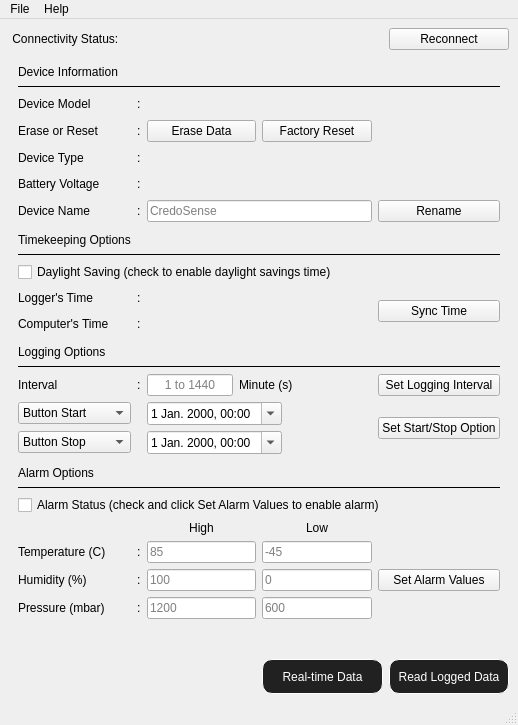
<?xml version="1.0" encoding="UTF-8"?>
<ui version="4.0">
 <class>MainWindow</class>
 <widget class="QMainWindow" name="MainWindow">
  <property name="enabled">
   <bool>true</bool>
  </property>
  <property name="geometry">
   <rect>
    <x>0</x>
    <y>0</y>
    <width>518</width>
    <height>725</height>
   </rect>
  </property>
  <property name="sizePolicy">
   <sizepolicy hsizetype="Preferred" vsizetype="Preferred">
    <horstretch>0</horstretch>
    <verstretch>0</verstretch>
   </sizepolicy>
  </property>
  <property name="minimumSize">
   <size>
    <width>100</width>
    <height>50</height>
   </size>
  </property>
  <property name="maximumSize">
   <size>
    <width>16777215</width>
    <height>16777215</height>
   </size>
  </property>
  <property name="windowTitle">
   <string>CredoWare</string>
  </property>
  <property name="autoFillBackground">
   <bool>false</bool>
  </property>
  <property name="locale">
   <locale language="English" country="Canada"/>
  </property>
  <property name="tabShape">
   <enum>QTabWidget::Rounded</enum>
  </property>
  <widget class="QWidget" name="centralwidget">
   <layout class="QGridLayout" name="gridLayout">
    <item row="1" column="1" colspan="2">
     <widget class="QLabel" name="label_device_id">
      <property name="font">
       <font>
        <family>Arial</family>
        <weight>50</weight>
        <bold>false</bold>
       </font>
      </property>
      <property name="frameShape">
       <enum>QFrame::NoFrame</enum>
      </property>
      <property name="text">
       <string/>
      </property>
      <property name="textInteractionFlags">
       <set>Qt::NoTextInteraction</set>
      </property>
     </widget>
    </item>
    <item row="2" column="0" colspan="4">
     <widget class="QScrollArea" name="scrollArea">
      <property name="font">
       <font>
        <family>Arial</family>
       </font>
      </property>
      <property name="frameShape">
       <enum>QFrame::NoFrame</enum>
      </property>
      <property name="frameShadow">
       <enum>QFrame::Plain</enum>
      </property>
      <property name="lineWidth">
       <number>0</number>
      </property>
      <property name="widgetResizable">
       <bool>true</bool>
      </property>
      <widget class="QWidget" name="scrollAreaWidgetContents">
       <property name="geometry">
        <rect>
         <x>0</x>
         <y>0</y>
         <width>500</width>
         <height>596</height>
        </rect>
       </property>
       <layout class="QGridLayout" name="gridLayout_2">
        <item row="37" column="0">
         <widget class="QLabel" name="label_hum">
          <property name="font">
           <font>
            <family>Arial</family>
           </font>
          </property>
          <property name="text">
           <string>Humidity (%)</string>
          </property>
         </widget>
        </item>
        <item row="8" column="2" colspan="3">
         <layout class="QHBoxLayout" name="horizontalLayout_2">
          <item>
           <widget class="QLabel" name="label_battery_level">
            <property name="font">
             <font>
              <family>Arial</family>
             </font>
            </property>
            <property name="text">
             <string/>
            </property>
           </widget>
          </item>
          <item>
           <widget class="QLabel" name="label_battery_level_low_signal">
            <property name="font">
             <font>
              <family>Arial</family>
             </font>
            </property>
            <property name="text">
             <string/>
            </property>
           </widget>
          </item>
          <item>
           <spacer name="horizontalSpacer_3">
            <property name="orientation">
             <enum>Qt::Horizontal</enum>
            </property>
            <property name="sizeHint" stdset="0">
             <size>
              <width>40</width>
              <height>20</height>
             </size>
            </property>
           </spacer>
          </item>
         </layout>
        </item>
        <item row="12" column="0" colspan="5">
         <widget class="Line" name="line">
          <property name="font">
           <font>
            <family>Arial</family>
           </font>
          </property>
          <property name="frameShadow">
           <enum>QFrame::Plain</enum>
          </property>
          <property name="orientation">
           <enum>Qt::Horizontal</enum>
          </property>
         </widget>
        </item>
        <item row="36" column="0">
         <widget class="QLabel" name="label_temp">
          <property name="font">
           <font>
            <family>Arial</family>
           </font>
          </property>
          <property name="text">
           <string>Temperature (C)</string>
          </property>
         </widget>
        </item>
        <item row="23" column="0">
         <widget class="QLabel" name="label_d_id_5">
          <property name="font">
           <font>
            <family>Arial</family>
           </font>
          </property>
          <property name="text">
           <string>Interval</string>
          </property>
         </widget>
        </item>
        <item row="38" column="1">
         <widget class="QLabel" name="label_15">
          <property name="text">
           <string>:</string>
          </property>
         </widget>
        </item>
        <item row="29" column="0">
         <widget class="QLabel" name="label_4">
          <property name="font">
           <font>
            <family>Arial</family>
           </font>
          </property>
          <property name="text">
           <string>Alarm Options</string>
          </property>
         </widget>
        </item>
        <item row="28" column="0">
         <spacer name="verticalSpacer_4">
          <property name="orientation">
           <enum>Qt::Vertical</enum>
          </property>
          <property name="sizeHint" stdset="0">
           <size>
            <width>20</width>
            <height>20</height>
           </size>
          </property>
         </spacer>
        </item>
        <item row="37" column="4">
         <widget class="QPushButton" name="btn_set_alarm">
          <property name="sizePolicy">
           <sizepolicy hsizetype="Preferred" vsizetype="Fixed">
            <horstretch>0</horstretch>
            <verstretch>0</verstretch>
           </sizepolicy>
          </property>
          <property name="font">
           <font>
            <family>Arial</family>
           </font>
          </property>
          <property name="cursor">
           <cursorShape>PointingHandCursor</cursorShape>
          </property>
          <property name="toolTip">
           <string>Set alarm</string>
          </property>
          <property name="statusTip">
           <string>Program the logger with these alarm values</string>
          </property>
          <property name="text">
           <string>Set Alarm Values</string>
          </property>
         </widget>
        </item>
        <item row="23" column="1">
         <widget class="QLabel" name="label_16">
          <property name="text">
           <string>:</string>
          </property>
         </widget>
        </item>
        <item row="27" column="0">
         <widget class="QComboBox" name="comboBox_logging_stop">
          <property name="sizePolicy">
           <sizepolicy hsizetype="Expanding" vsizetype="Fixed">
            <horstretch>0</horstretch>
            <verstretch>0</verstretch>
           </sizepolicy>
          </property>
          <property name="font">
           <font>
            <family>Arial</family>
           </font>
          </property>
          <property name="toolTip">
           <string>Logging stop option</string>
          </property>
          <property name="statusTip">
           <string>Select if logging stops with the button press or at a specific time?</string>
          </property>
          <item>
           <property name="text">
            <string>Button Stop</string>
           </property>
          </item>
          <item>
           <property name="text">
            <string>Stop At Time</string>
           </property>
          </item>
         </widget>
        </item>
        <item row="19" column="0">
         <widget class="QLabel" name="label_3">
          <property name="font">
           <font>
            <family>Arial</family>
           </font>
          </property>
          <property name="text">
           <string>Logging Options</string>
          </property>
         </widget>
        </item>
        <item row="34" column="0" colspan="5">
         <widget class="QCheckBox" name="checkBox_temp_alarm_status">
          <property name="font">
           <font>
            <family>Arial</family>
           </font>
          </property>
          <property name="statusTip">
           <string>Check and click on Set Alarm Values to enable</string>
          </property>
          <property name="text">
           <string>Alarm Status (check and click Set Alarm Values to enable alarm)</string>
          </property>
         </widget>
        </item>
        <item row="17" column="1">
         <widget class="QLabel" name="label_12">
          <property name="text">
           <string>:</string>
          </property>
         </widget>
        </item>
        <item row="37" column="2">
         <widget class="QLineEdit" name="lineEdit_high_hum">
          <property name="font">
           <font>
            <family>Arial</family>
           </font>
          </property>
          <property name="focusPolicy">
           <enum>Qt::ClickFocus</enum>
          </property>
          <property name="toolTip">
           <string>Max 100</string>
          </property>
          <property name="statusTip">
           <string>Maximum allowed value: 100</string>
          </property>
          <property name="inputMethodHints">
           <set>Qt::ImhPreferNumbers</set>
          </property>
          <property name="placeholderText">
           <string>100</string>
          </property>
         </widget>
        </item>
        <item row="2" column="2" colspan="3">
         <layout class="QHBoxLayout" name="horizontalLayout_6">
          <item>
           <widget class="QLabel" name="lbl_device_id">
            <property name="text">
             <string/>
            </property>
           </widget>
          </item>
          <item>
           <spacer name="horizontalSpacer_5">
            <property name="orientation">
             <enum>Qt::Horizontal</enum>
            </property>
            <property name="sizeHint" stdset="0">
             <size>
              <width>40</width>
              <height>20</height>
             </size>
            </property>
           </spacer>
          </item>
         </layout>
        </item>
        <item row="31" column="0" colspan="5">
         <widget class="Line" name="line_3">
          <property name="font">
           <font>
            <family>Arial</family>
           </font>
          </property>
          <property name="frameShadow">
           <enum>QFrame::Plain</enum>
          </property>
          <property name="orientation">
           <enum>Qt::Horizontal</enum>
          </property>
         </widget>
        </item>
        <item row="11" column="0">
         <widget class="QLabel" name="label">
          <property name="font">
           <font>
            <family>Arial</family>
           </font>
          </property>
          <property name="text">
           <string>Timekeeping Options</string>
          </property>
         </widget>
        </item>
        <item row="2" column="1">
         <widget class="QLabel" name="label_9">
          <property name="font">
           <font>
            <family>Arial</family>
           </font>
          </property>
          <property name="text">
           <string>:</string>
          </property>
         </widget>
        </item>
        <item row="18" column="0">
         <spacer name="verticalSpacer_3">
          <property name="orientation">
           <enum>Qt::Vertical</enum>
          </property>
          <property name="sizeHint" stdset="0">
           <size>
            <width>20</width>
            <height>20</height>
           </size>
          </property>
         </spacer>
        </item>
        <item row="37" column="1">
         <widget class="QLabel" name="label_14">
          <property name="text">
           <string>:</string>
          </property>
         </widget>
        </item>
        <item row="16" column="1">
         <widget class="QLabel" name="label_10">
          <property name="text">
           <string>:</string>
          </property>
         </widget>
        </item>
        <item row="35" column="3">
         <widget class="QLabel" name="label_low_value">
          <property name="font">
           <font>
            <family>Arial</family>
           </font>
          </property>
          <property name="text">
           <string>Low</string>
          </property>
          <property name="alignment">
           <set>Qt::AlignCenter</set>
          </property>
         </widget>
        </item>
        <item row="4" column="4">
         <spacer name="horizontalSpacer">
          <property name="font">
           <font>
            <family>Arial</family>
           </font>
          </property>
          <property name="orientation">
           <enum>Qt::Horizontal</enum>
          </property>
          <property name="sizeHint" stdset="0">
           <size>
            <width>40</width>
            <height>20</height>
           </size>
          </property>
         </spacer>
        </item>
        <item row="16" column="0">
         <widget class="QLabel" name="label_d_id_6">
          <property name="font">
           <font>
            <family>Arial</family>
           </font>
          </property>
          <property name="text">
           <string>Logger's Time</string>
          </property>
         </widget>
        </item>
        <item row="23" column="2" colspan="2">
         <layout class="QHBoxLayout" name="horizontalLayout">
          <item>
           <widget class="QLineEdit" name="lineEdit_logging_interval">
            <property name="sizePolicy">
             <sizepolicy hsizetype="Expanding" vsizetype="Fixed">
              <horstretch>0</horstretch>
              <verstretch>0</verstretch>
             </sizepolicy>
            </property>
            <property name="maximumSize">
             <size>
              <width>16777215</width>
              <height>16777215</height>
             </size>
            </property>
            <property name="font">
             <font>
              <family>Arial</family>
             </font>
            </property>
            <property name="focusPolicy">
             <enum>Qt::ClickFocus</enum>
            </property>
            <property name="toolTip">
             <string>1 to 1440</string>
            </property>
            <property name="statusTip">
             <string>Value should be integer and ranging from 1 to 1440</string>
            </property>
            <property name="text">
             <string/>
            </property>
            <property name="alignment">
             <set>Qt::AlignCenter</set>
            </property>
            <property name="placeholderText">
             <string>1 to 1440</string>
            </property>
           </widget>
          </item>
          <item>
           <widget class="QLabel" name="label_2">
            <property name="font">
             <font>
              <family>Arial</family>
             </font>
            </property>
            <property name="text">
             <string>Minute (s)</string>
            </property>
           </widget>
          </item>
          <item>
           <spacer name="horizontalSpacer_2">
            <property name="orientation">
             <enum>Qt::Horizontal</enum>
            </property>
            <property name="sizeHint" stdset="0">
             <size>
              <width>100</width>
              <height>20</height>
             </size>
            </property>
           </spacer>
          </item>
         </layout>
        </item>
        <item row="6" column="2" colspan="3">
         <layout class="QHBoxLayout" name="horizontalLayout_4">
          <item>
           <widget class="QLabel" name="label_device_type">
            <property name="font">
             <font>
              <family>Arial</family>
             </font>
            </property>
            <property name="text">
             <string/>
            </property>
           </widget>
          </item>
          <item>
           <spacer name="horizontalSpacer_4">
            <property name="orientation">
             <enum>Qt::Horizontal</enum>
            </property>
            <property name="sizeHint" stdset="0">
             <size>
              <width>40</width>
              <height>20</height>
             </size>
            </property>
           </spacer>
          </item>
         </layout>
        </item>
        <item row="8" column="0">
         <widget class="QLabel" name="label_title_battery_level">
          <property name="font">
           <font>
            <family>Arial</family>
           </font>
          </property>
          <property name="text">
           <string>Battery Voltage</string>
          </property>
         </widget>
        </item>
        <item row="4" column="1">
         <widget class="QLabel" name="label_5">
          <property name="font">
           <font>
            <family>Arial</family>
           </font>
          </property>
          <property name="text">
           <string>:</string>
          </property>
         </widget>
        </item>
        <item row="8" column="1">
         <widget class="QLabel" name="label_7">
          <property name="font">
           <font>
            <family>Arial</family>
           </font>
          </property>
          <property name="text">
           <string>:</string>
          </property>
         </widget>
        </item>
        <item row="4" column="0">
         <widget class="QLabel" name="label_title_device_id_2">
          <property name="font">
           <font>
            <family>Arial</family>
           </font>
          </property>
          <property name="text">
           <string>Erase or Reset</string>
          </property>
         </widget>
        </item>
        <item row="9" column="2" colspan="2">
         <widget class="QLineEdit" name="lineEdit_device_name">
          <property name="font">
           <font>
            <family>Arial</family>
           </font>
          </property>
          <property name="focusPolicy">
           <enum>Qt::ClickFocus</enum>
          </property>
          <property name="toolTip">
           <string>Name</string>
          </property>
          <property name="statusTip">
           <string>Name of the connected logger</string>
          </property>
          <property name="placeholderText">
           <string>CredoSense</string>
          </property>
         </widget>
        </item>
        <item row="37" column="3">
         <widget class="QLineEdit" name="lineEdit_low_hum">
          <property name="font">
           <font>
            <family>Arial</family>
           </font>
          </property>
          <property name="focusPolicy">
           <enum>Qt::ClickFocus</enum>
          </property>
          <property name="toolTip">
           <string>Min 0</string>
          </property>
          <property name="statusTip">
           <string>Minimum allowed value: 0</string>
          </property>
          <property name="inputMethodHints">
           <set>Qt::ImhPreferNumbers</set>
          </property>
          <property name="placeholderText">
           <string>0</string>
          </property>
         </widget>
        </item>
        <item row="38" column="3">
         <widget class="QLineEdit" name="lineEdit_low_pressure">
          <property name="font">
           <font>
            <family>Arial</family>
           </font>
          </property>
          <property name="focusPolicy">
           <enum>Qt::ClickFocus</enum>
          </property>
          <property name="toolTip">
           <string>Min 600</string>
          </property>
          <property name="statusTip">
           <string>Minimum allowed value: 600</string>
          </property>
          <property name="inputMethodHints">
           <set>Qt::ImhPreferNumbers</set>
          </property>
          <property name="placeholderText">
           <string>600</string>
          </property>
         </widget>
        </item>
        <item row="6" column="0">
         <widget class="QLabel" name="label_title_device_type">
          <property name="font">
           <font>
            <family>Arial</family>
           </font>
          </property>
          <property name="text">
           <string>Device Type</string>
          </property>
         </widget>
        </item>
        <item row="23" column="4">
         <widget class="QPushButton" name="btn_set_logging_interval">
          <property name="font">
           <font>
            <family>Arial</family>
           </font>
          </property>
          <property name="cursor">
           <cursorShape>PointingHandCursor</cursorShape>
          </property>
          <property name="toolTip">
           <string>Set interval</string>
          </property>
          <property name="statusTip">
           <string>Program logging interval</string>
          </property>
          <property name="text">
           <string>Set Logging Interval</string>
          </property>
         </widget>
        </item>
        <item row="38" column="0">
         <widget class="QLabel" name="label_pressure">
          <property name="font">
           <font>
            <family>Arial</family>
           </font>
          </property>
          <property name="text">
           <string>Pressure (mbar)</string>
          </property>
         </widget>
        </item>
        <item row="17" column="0">
         <widget class="QLabel" name="label_d_id_7">
          <property name="font">
           <font>
            <family>Arial</family>
           </font>
          </property>
          <property name="text">
           <string>Computer's Time</string>
          </property>
         </widget>
        </item>
        <item row="16" column="2" colspan="2">
         <layout class="QHBoxLayout" name="horizontalLayout_7">
          <item>
           <widget class="QLabel" name="label_device_time">
            <property name="font">
             <font>
              <family>Arial</family>
             </font>
            </property>
            <property name="text">
             <string/>
            </property>
           </widget>
          </item>
          <item>
           <spacer name="horizontalSpacer_6">
            <property name="orientation">
             <enum>Qt::Horizontal</enum>
            </property>
            <property name="sizeHint" stdset="0">
             <size>
              <width>40</width>
              <height>20</height>
             </size>
            </property>
           </spacer>
          </item>
         </layout>
        </item>
        <item row="17" column="2" colspan="2">
         <layout class="QHBoxLayout" name="horizontalLayout_8">
          <item>
           <widget class="QLabel" name="label_system_time">
            <property name="font">
             <font>
              <family>Arial</family>
             </font>
            </property>
            <property name="text">
             <string/>
            </property>
           </widget>
          </item>
          <item>
           <spacer name="horizontalSpacer_7">
            <property name="orientation">
             <enum>Qt::Horizontal</enum>
            </property>
            <property name="sizeHint" stdset="0">
             <size>
              <width>40</width>
              <height>20</height>
             </size>
            </property>
           </spacer>
          </item>
         </layout>
        </item>
        <item row="39" column="0">
         <spacer name="verticalSpacer">
          <property name="orientation">
           <enum>Qt::Vertical</enum>
          </property>
          <property name="sizeHint" stdset="0">
           <size>
            <width>20</width>
            <height>40</height>
           </size>
          </property>
         </spacer>
        </item>
        <item row="26" column="4" rowspan="2">
         <widget class="QPushButton" name="btn_set_start_stop_option">
          <property name="sizePolicy">
           <sizepolicy hsizetype="Preferred" vsizetype="Maximum">
            <horstretch>0</horstretch>
            <verstretch>0</verstretch>
           </sizepolicy>
          </property>
          <property name="font">
           <font>
            <family>Arial</family>
           </font>
          </property>
          <property name="cursor">
           <cursorShape>PointingHandCursor</cursorShape>
          </property>
          <property name="toolTip">
           <string>Set start/stop</string>
          </property>
          <property name="statusTip">
           <string>Program logging start and stop options</string>
          </property>
          <property name="text">
           <string>Set Start/Stop Option</string>
          </property>
         </widget>
        </item>
        <item row="9" column="1">
         <widget class="QLabel" name="label_8">
          <property name="font">
           <font>
            <family>Arial</family>
           </font>
          </property>
          <property name="text">
           <string>:</string>
          </property>
         </widget>
        </item>
        <item row="14" column="0" colspan="5">
         <widget class="QCheckBox" name="checkBox_dst">
          <property name="font">
           <font>
            <family>Arial</family>
           </font>
          </property>
          <property name="toolTip">
           <string>Enable DST</string>
          </property>
          <property name="statusTip">
           <string>Check to Enable daylight savings time</string>
          </property>
          <property name="text">
           <string>Daylight Saving (check to enable daylight savings time)</string>
          </property>
         </widget>
        </item>
        <item row="38" column="2">
         <widget class="QLineEdit" name="lineEdit_high_pressure">
          <property name="font">
           <font>
            <family>Arial</family>
           </font>
          </property>
          <property name="focusPolicy">
           <enum>Qt::ClickFocus</enum>
          </property>
          <property name="toolTip">
           <string>Max 1200</string>
          </property>
          <property name="statusTip">
           <string>Maximum allowed value: 1200</string>
          </property>
          <property name="inputMethodHints">
           <set>Qt::ImhPreferNumbers</set>
          </property>
          <property name="placeholderText">
           <string>1200</string>
          </property>
         </widget>
        </item>
        <item row="0" column="0" colspan="5">
         <widget class="QLabel" name="label_17">
          <property name="font">
           <font>
            <family>Arial</family>
           </font>
          </property>
          <property name="text">
           <string>Device Information</string>
          </property>
         </widget>
        </item>
        <item row="36" column="2">
         <widget class="QLineEdit" name="lineEdit_high_temp">
          <property name="font">
           <font>
            <family>Arial</family>
           </font>
          </property>
          <property name="focusPolicy">
           <enum>Qt::ClickFocus</enum>
          </property>
          <property name="toolTip">
           <string>Max 85</string>
          </property>
          <property name="statusTip">
           <string>Maximum allowed value: 85</string>
          </property>
          <property name="inputMethodHints">
           <set>Qt::ImhPreferNumbers</set>
          </property>
          <property name="placeholderText">
           <string>85</string>
          </property>
         </widget>
        </item>
        <item row="27" column="2" colspan="2">
         <layout class="QHBoxLayout" name="horizontalLayout_10">
          <item>
           <widget class="QDateTimeEdit" name="dateTimeEdit_logging_stop">
            <property name="sizePolicy">
             <sizepolicy hsizetype="Expanding" vsizetype="Fixed">
              <horstretch>0</horstretch>
              <verstretch>0</verstretch>
             </sizepolicy>
            </property>
            <property name="minimumSize">
             <size>
              <width>0</width>
              <height>0</height>
             </size>
            </property>
            <property name="maximumSize">
             <size>
              <width>16777215</width>
              <height>16777215</height>
             </size>
            </property>
            <property name="font">
             <font>
              <family>Arial</family>
             </font>
            </property>
            <property name="toolTip">
             <string>Stop date and time</string>
            </property>
            <property name="statusTip">
             <string>Select when to stop logging</string>
            </property>
            <property name="displayFormat">
             <string>d MMM yyyy, hh:mm</string>
            </property>
            <property name="calendarPopup">
             <bool>true</bool>
            </property>
           </widget>
          </item>
          <item>
           <spacer name="horizontalSpacer_9">
            <property name="orientation">
             <enum>Qt::Horizontal</enum>
            </property>
            <property name="sizeHint" stdset="0">
             <size>
              <width>10</width>
              <height>20</height>
             </size>
            </property>
           </spacer>
          </item>
         </layout>
        </item>
        <item row="20" column="0" colspan="5">
         <widget class="Line" name="line_2">
          <property name="font">
           <font>
            <family>Arial</family>
           </font>
          </property>
          <property name="frameShadow">
           <enum>QFrame::Plain</enum>
          </property>
          <property name="orientation">
           <enum>Qt::Horizontal</enum>
          </property>
         </widget>
        </item>
        <item row="4" column="2">
         <widget class="QPushButton" name="btn_erase_data">
          <property name="font">
           <font>
            <family>Arial</family>
           </font>
          </property>
          <property name="cursor">
           <cursorShape>PointingHandCursor</cursorShape>
          </property>
          <property name="toolTip">
           <string>Erase</string>
          </property>
          <property name="statusTip">
           <string>Erase all logged data</string>
          </property>
          <property name="text">
           <string>Erase Data</string>
          </property>
         </widget>
        </item>
        <item row="9" column="4">
         <widget class="QPushButton" name="btn_device_rename">
          <property name="font">
           <font>
            <family>Arial</family>
           </font>
          </property>
          <property name="cursor">
           <cursorShape>PointingHandCursor</cursorShape>
          </property>
          <property name="toolTip">
           <string>Rename device</string>
          </property>
          <property name="statusTip">
           <string>Custom name the logger (maximum 255 characrers allowed)</string>
          </property>
          <property name="text">
           <string>Rename</string>
          </property>
         </widget>
        </item>
        <item row="35" column="2">
         <widget class="QLabel" name="label_high_value">
          <property name="font">
           <font>
            <family>Arial</family>
           </font>
          </property>
          <property name="text">
           <string>High</string>
          </property>
          <property name="alignment">
           <set>Qt::AlignCenter</set>
          </property>
         </widget>
        </item>
        <item row="36" column="1">
         <widget class="QLabel" name="label_13">
          <property name="text">
           <string>:</string>
          </property>
         </widget>
        </item>
        <item row="10" column="0">
         <spacer name="verticalSpacer_2">
          <property name="orientation">
           <enum>Qt::Vertical</enum>
          </property>
          <property name="sizeHint" stdset="0">
           <size>
            <width>20</width>
            <height>20</height>
           </size>
          </property>
         </spacer>
        </item>
        <item row="36" column="3">
         <widget class="QLineEdit" name="lineEdit_low_temp">
          <property name="font">
           <font>
            <family>Arial</family>
           </font>
          </property>
          <property name="focusPolicy">
           <enum>Qt::ClickFocus</enum>
          </property>
          <property name="toolTip">
           <string>Min -45</string>
          </property>
          <property name="statusTip">
           <string>Minimum allowed value: -45</string>
          </property>
          <property name="inputMethodHints">
           <set>Qt::ImhPreferNumbers</set>
          </property>
          <property name="placeholderText">
           <string>-45</string>
          </property>
         </widget>
        </item>
        <item row="9" column="0">
         <widget class="QLabel" name="label_11">
          <property name="font">
           <font>
            <family>Arial</family>
           </font>
          </property>
          <property name="text">
           <string>Device Name</string>
          </property>
         </widget>
        </item>
        <item row="6" column="1">
         <widget class="QLabel" name="label_6">
          <property name="font">
           <font>
            <family>Arial</family>
           </font>
          </property>
          <property name="text">
           <string>:</string>
          </property>
         </widget>
        </item>
        <item row="2" column="0">
         <widget class="QLabel" name="label_title_device_information_2">
          <property name="font">
           <font>
            <family>Arial</family>
           </font>
          </property>
          <property name="frameShape">
           <enum>QFrame::NoFrame</enum>
          </property>
          <property name="text">
           <string>Device Model</string>
          </property>
         </widget>
        </item>
        <item row="26" column="0">
         <widget class="QComboBox" name="comboBox_logging_start">
          <property name="sizePolicy">
           <sizepolicy hsizetype="Expanding" vsizetype="Fixed">
            <horstretch>0</horstretch>
            <verstretch>0</verstretch>
           </sizepolicy>
          </property>
          <property name="font">
           <font>
            <family>Arial</family>
           </font>
          </property>
          <property name="cursor">
           <cursorShape>ArrowCursor</cursorShape>
          </property>
          <property name="toolTip">
           <string>Logging start options</string>
          </property>
          <property name="statusTip">
           <string>Select if logging starts with the button press or at a specific time?</string>
          </property>
          <property name="currentText">
           <string>Button Start</string>
          </property>
          <property name="currentIndex">
           <number>0</number>
          </property>
          <item>
           <property name="text">
            <string>Button Start</string>
           </property>
          </item>
          <item>
           <property name="text">
            <string>Start At Time</string>
           </property>
          </item>
         </widget>
        </item>
        <item row="4" column="3">
         <widget class="QPushButton" name="btn_reset_factory_settings">
          <property name="font">
           <font>
            <family>Arial</family>
           </font>
          </property>
          <property name="cursor">
           <cursorShape>PointingHandCursor</cursorShape>
          </property>
          <property name="toolTip">
           <string>Reset</string>
          </property>
          <property name="statusTip">
           <string>Reset the logger to default settings</string>
          </property>
          <property name="text">
           <string>Factory Reset</string>
          </property>
         </widget>
        </item>
        <item row="26" column="2" colspan="2">
         <layout class="QHBoxLayout" name="horizontalLayout_9">
          <item>
           <widget class="QDateTimeEdit" name="dateTimeEdit_logging_start">
            <property name="sizePolicy">
             <sizepolicy hsizetype="Expanding" vsizetype="Fixed">
              <horstretch>0</horstretch>
              <verstretch>0</verstretch>
             </sizepolicy>
            </property>
            <property name="minimumSize">
             <size>
              <width>0</width>
              <height>0</height>
             </size>
            </property>
            <property name="maximumSize">
             <size>
              <width>16777215</width>
              <height>16777215</height>
             </size>
            </property>
            <property name="font">
             <font>
              <family>Arial</family>
             </font>
            </property>
            <property name="toolTip">
             <string>Start date and time</string>
            </property>
            <property name="statusTip">
             <string>Select when to start logging</string>
            </property>
            <property name="maximumDateTime">
             <datetime>
              <hour>23</hour>
              <minute>59</minute>
              <second>59</second>
              <year>9999</year>
              <month>12</month>
              <day>29</day>
             </datetime>
            </property>
            <property name="displayFormat">
             <string>d MMM yyyy, hh:mm</string>
            </property>
            <property name="calendarPopup">
             <bool>true</bool>
            </property>
           </widget>
          </item>
          <item>
           <spacer name="horizontalSpacer_8">
            <property name="orientation">
             <enum>Qt::Horizontal</enum>
            </property>
            <property name="sizeHint" stdset="0">
             <size>
              <width>10</width>
              <height>20</height>
             </size>
            </property>
           </spacer>
          </item>
         </layout>
        </item>
        <item row="1" column="0" colspan="5">
         <widget class="Line" name="line_4">
          <property name="frameShadow">
           <enum>QFrame::Plain</enum>
          </property>
          <property name="orientation">
           <enum>Qt::Horizontal</enum>
          </property>
         </widget>
        </item>
        <item row="16" column="4" rowspan="2">
         <widget class="QPushButton" name="btn_sync_device_system_time">
          <property name="sizePolicy">
           <sizepolicy hsizetype="Preferred" vsizetype="Maximum">
            <horstretch>0</horstretch>
            <verstretch>0</verstretch>
           </sizepolicy>
          </property>
          <property name="font">
           <font>
            <family>Arial</family>
           </font>
          </property>
          <property name="cursor">
           <cursorShape>PointingHandCursor</cursorShape>
          </property>
          <property name="focusPolicy">
           <enum>Qt::StrongFocus</enum>
          </property>
          <property name="toolTip">
           <string>Sync time</string>
          </property>
          <property name="statusTip">
           <string>Sync date and time of the logger with this computer</string>
          </property>
          <property name="text">
           <string>Sync Time</string>
          </property>
         </widget>
        </item>
       </layout>
      </widget>
     </widget>
    </item>
    <item row="3" column="0">
     <spacer name="verticalSpacer_5">
      <property name="orientation">
       <enum>Qt::Vertical</enum>
      </property>
      <property name="sizeType">
       <enum>QSizePolicy::Minimum</enum>
      </property>
      <property name="sizeHint" stdset="0">
       <size>
        <width>10</width>
        <height>35</height>
       </size>
      </property>
     </spacer>
    </item>
    <item row="1" column="3">
     <widget class="QPushButton" name="reconnect_button">
      <property name="toolTip">
       <string>Reestablish connection</string>
      </property>
      <property name="statusTip">
       <string>Refresh the existing connection or reconnect to a new logger</string>
      </property>
      <property name="whatsThis">
       <string>sdfj</string>
      </property>
      <property name="text">
       <string>Reconnect</string>
      </property>
     </widget>
    </item>
    <item row="1" column="0" alignment="Qt::AlignLeft">
     <widget class="QLabel" name="label_18">
      <property name="text">
       <string> Connectivity Status:</string>
      </property>
     </widget>
    </item>
    <item row="3" column="2">
     <widget class="QPushButton" name="btn_real_time_data">
      <property name="sizePolicy">
       <sizepolicy hsizetype="Preferred" vsizetype="Preferred">
        <horstretch>0</horstretch>
        <verstretch>0</verstretch>
       </sizepolicy>
      </property>
      <property name="font">
       <font>
        <family>Arial</family>
       </font>
      </property>
      <property name="cursor">
       <cursorShape>PointingHandCursor</cursorShape>
      </property>
      <property name="focusPolicy">
       <enum>Qt::StrongFocus</enum>
      </property>
      <property name="statusTip">
       <string>Start real time data streaming window</string>
      </property>
      <property name="styleSheet">
       <string notr="true">background-color: rgb(33, 33, 33);
color: rgb(255, 255, 255);
border: 1px solid white;
border-radius: 10px;</string>
      </property>
      <property name="text">
       <string>Real-time Data</string>
      </property>
     </widget>
    </item>
    <item row="3" column="3">
     <widget class="QPushButton" name="btn_read_logger_data">
      <property name="sizePolicy">
       <sizepolicy hsizetype="Preferred" vsizetype="Preferred">
        <horstretch>0</horstretch>
        <verstretch>0</verstretch>
       </sizepolicy>
      </property>
      <property name="font">
       <font>
        <family>Arial</family>
       </font>
      </property>
      <property name="cursor">
       <cursorShape>PointingHandCursor</cursorShape>
      </property>
      <property name="focusPolicy">
       <enum>Qt::StrongFocus</enum>
      </property>
      <property name="statusTip">
       <string>Read data saved in the logger</string>
      </property>
      <property name="styleSheet">
       <string notr="true">background-color: rgb(33, 33, 33);
color: rgb(255, 255, 255);
border: 1px solid white;
border-radius: 10px;</string>
      </property>
      <property name="text">
       <string>Read Logged Data</string>
      </property>
     </widget>
    </item>
   </layout>
  </widget>
  <widget class="QMenuBar" name="menuBar">
   <property name="geometry">
    <rect>
     <x>0</x>
     <y>0</y>
     <width>518</width>
     <height>21</height>
    </rect>
   </property>
   <widget class="QMenu" name="menuFile">
    <property name="title">
     <string>File</string>
    </property>
    <widget class="QMenu" name="menuStatus_LED">
     <property name="title">
      <string>Status LED</string>
     </property>
     <addaction name="actionTurn_ON"/>
     <addaction name="actionTrun_OFF"/>
    </widget>
    <addaction name="actionStart_reading_logged_data"/>
    <addaction name="actionRemove_all_logged_data"/>
    <addaction name="actionStart_real_time_data_streaming"/>
    <addaction name="actionSync_logger_to_computer_time"/>
    <addaction name="separator"/>
    <addaction name="menuStatus_LED"/>
    <addaction name="actionExit"/>
   </widget>
   <widget class="QMenu" name="menuHelp">
    <property name="title">
     <string>Help</string>
    </property>
    <addaction name="actionCSL_Series_Logger_detail_guide"/>
    <addaction name="separator"/>
    <addaction name="actionCredoSense_website"/>
    <addaction name="actionAbout"/>
   </widget>
   <addaction name="menuFile"/>
   <addaction name="menuHelp"/>
  </widget>
  <widget class="QStatusBar" name="statusBar">
   <property name="layoutDirection">
    <enum>Qt::LeftToRight</enum>
   </property>
  </widget>
  <action name="actionExit">
   <property name="text">
    <string>Quit</string>
   </property>
   <property name="statusTip">
    <string>Exit CredoWare</string>
   </property>
  </action>
  <action name="actionGuide_to_using_CredoWare">
   <property name="text">
    <string>Guide to using CredoWare</string>
   </property>
   <property name="statusTip">
    <string>A detailed how to document on utilizing all functions of CredoWare</string>
   </property>
   <property name="shortcut">
    <string>F1</string>
   </property>
  </action>
  <action name="actionCSL_Series_Logger_detail_guide">
   <property name="text">
    <string>CSL Series Logger user manual</string>
   </property>
   <property name="statusTip">
    <string>A detail document on CSL seriesl loggers' operation</string>
   </property>
   <property name="shortcut">
    <string>F1</string>
   </property>
  </action>
  <action name="actionCredoSense_website">
   <property name="text">
    <string>CredoSense website</string>
   </property>
   <property name="statusTip">
    <string>www.credosense.com</string>
   </property>
  </action>
  <action name="actionStart_reading_logged_data">
   <property name="text">
    <string>Start reading logged data</string>
   </property>
   <property name="statusTip">
    <string>Read the data saved inside the logger connected to CreDock</string>
   </property>
   <property name="shortcut">
    <string>Ctrl+R</string>
   </property>
  </action>
  <action name="actionRemove_all_logged_data">
   <property name="text">
    <string>Remove all logged data</string>
   </property>
   <property name="statusTip">
    <string>Remove all the data saved inside the logger</string>
   </property>
   <property name="shortcut">
    <string>Ctrl+Shift+Del</string>
   </property>
  </action>
  <action name="actionStart_real_time_data_streaming">
   <property name="text">
    <string>Start real-time data streaming</string>
   </property>
   <property name="statusTip">
    <string>Open the real-time data streaming window</string>
   </property>
   <property name="shortcut">
    <string>Ctrl+Shift+R</string>
   </property>
  </action>
  <action name="actionSync_logger_to_computer_time">
   <property name="text">
    <string>Sync logger time</string>
   </property>
   <property name="statusTip">
    <string>Sync the connected logger's date and time with this computer's date and time </string>
   </property>
   <property name="shortcut">
    <string>Ctrl+T</string>
   </property>
  </action>
  <action name="actionAbout">
   <property name="text">
    <string>About</string>
   </property>
  </action>
  <action name="actionTurn_ON">
   <property name="text">
    <string>Turn ON</string>
   </property>
  </action>
  <action name="actionTrun_OFF">
   <property name="text">
    <string>Trun OFF</string>
   </property>
  </action>
 </widget>
 <resources/>
 <connections/>
</ui>
